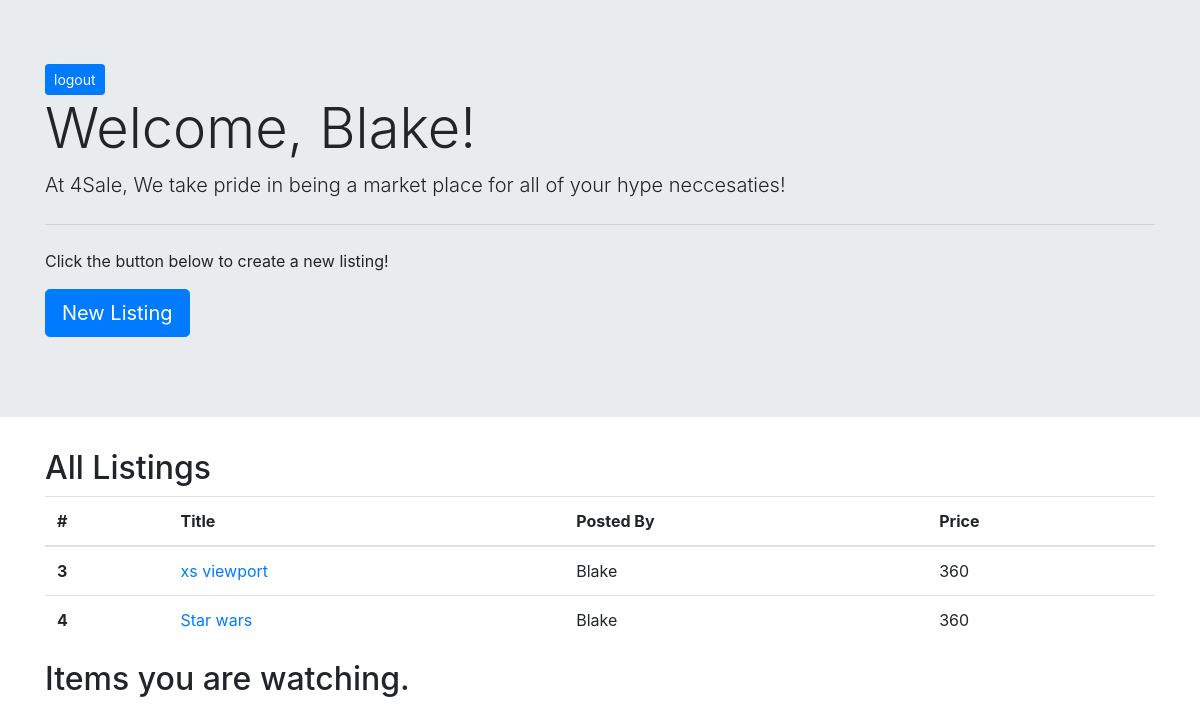
The app's page /dashboard (signed in), older data.
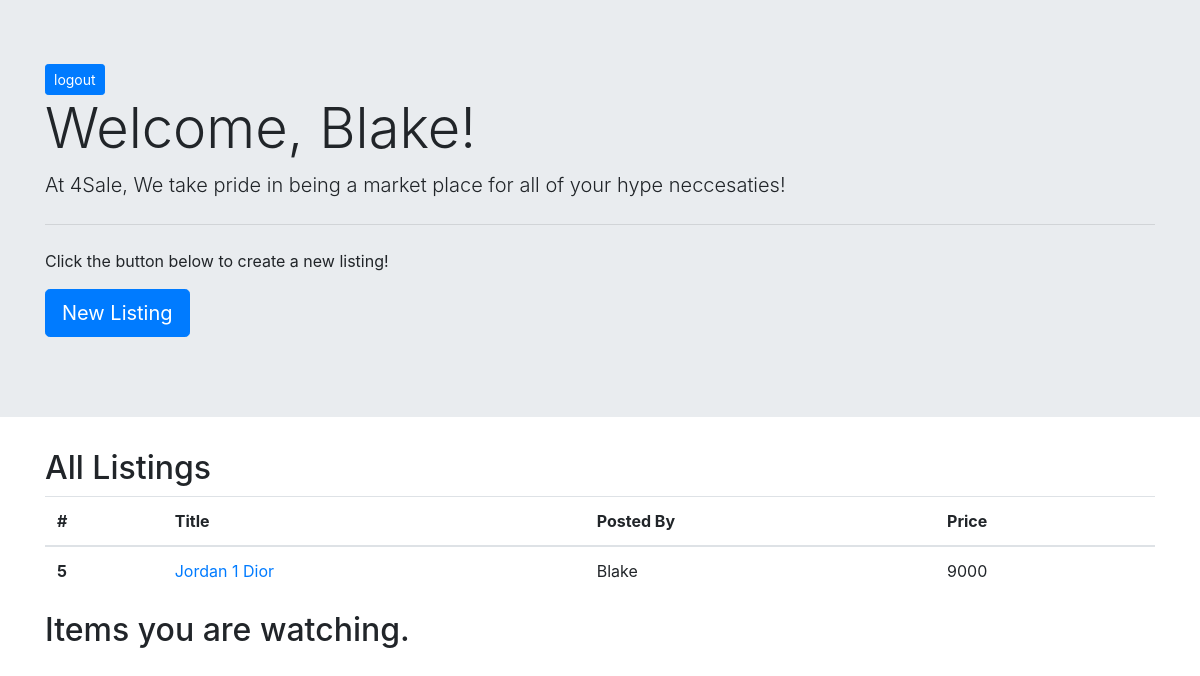
The same page, newer data.
### main/models.py (models this page shows, shortened)
class User(models.Model):
    first = models.CharField(max_length=45)
    last = models.CharField(max_length=45)
    email = models.TextField()
    password = models.TextField()
    created_at = models.DateTimeField(auto_now_add=True)
    updated_at = models.DateTimeField(auto_now=True)
    objects = UserManager()

class Listing(models.Model):
    title = models.CharField(max_length=100)
    desc = models.TextField()
    img = models.FileField()
    posted_by = models.ForeignKey(User, related_name='posted', on_delete=models.CASCADE)
    price = models.IntegerField()
    condition = models.CharField(max_length=10)
    location = models.CharField(max_length=15)
    watching = models.ManyToManyField(User, related_name='watching')
    created_at = models.DateTimeField(auto_now_add=True)
    updated_at = models.DateTimeField(auto_now=True)

### main/views.py (the view)
# urls.py: path('dashboard', views.success),
def success(request):
    if 'user_id' not in request.session:
        return redirect('/')
    logged_in_user = User.objects.get(id=request.session['user_id'])
    context = {
        'watching': logged_in_user.watching.all(),
        'logged_in_user': logged_in_user,
        'all_listings': Listing.objects.all()
    }
    return render(request, 'dashboard.html', context)

### main/templates/dashboard.html (shortened to what this page needs)
<!doctype html>
<html lang="en">
<head>
    <link rel="stylesheet" href="https://maxcdn.bootstrapcdn.com/bootstrap/4.0.0/css/bootstrap.min.css"
>
</head>
<body>
    <div class="jumbotron jumbotron-fluid">
        <div class="container">
        <a href="/logout" class="btn btn-primary btn-sm">logout</a>
        <h1 class="display-4">
            Welcome, {{logged_in_user.first}}!
        </h1>
        <p class="lead">At 4Sale, We take pride in being a market place for all of your hype neccesaties!</p>
        <hr class="my-4">
        <p>Click the button below to create a new listing! </p>
        <p class="lead">
            <a class="btn btn-primary btn-lg" href="/newlisting" role="button">New Listing</a>
        </p>
    </div>
    </div>
    <div class="container">
        <h2>All Listings</h2>
        <table class="table">
            <thead>
                <tr>
                    <th scope="col">#</th>
                    <th scope="col">Title</th>
                    <th scope="col">Posted By</th>
                    <th scope="col">Price</th>
                </tr>
            </thead>
            <tbody>
                {% for Listing in all_listings %}
                <tr>
                    <th scope="row">{{Listing.id}}</th>
                    <td><a href="/view/{{Listing.id}}">{{Listing.title}}</a></td>
                    <td>{{Listing.posted_by.first}}</td>
                    <td>{{Listing.price}}</td>
                    {% endfor %}
                </tr>
            </tbody>
        </table>
        <h2>Items you are watching.</h2>
    </div>
</body>
</html>

Row changes from the older to the newer data that the page shows:
removed Listing: id "3", title "xs viewport", posted_by.first "Blake", price "360"
removed Listing: id "4", title "Star wars", posted_by.first "Blake", price "360"
added Listing: id "5", title "Jordan 1 Dior", posted_by.first "Blake", price "9000"
